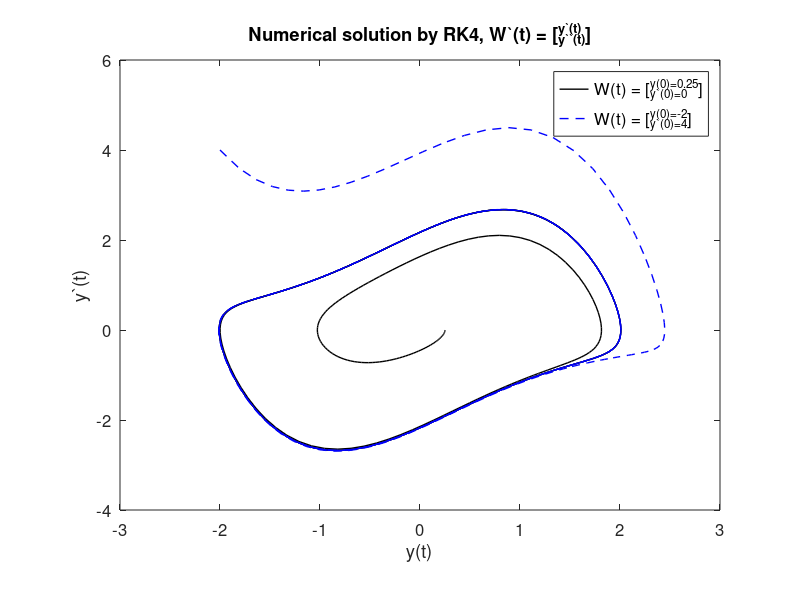

Here is the MATLAB script that generated this plot:
% This code reads in the data file generated by calc_sRK4.m. Then it
% plots the two components of the numerical solution: position and velocity.
%
clear
figure(4);
clf reset
axes('position',[0.15,0.15,0.75,0.75])
%
load data_sRK4a
load data_sRK4b
%
plot(wa(1:nstep+1,1),wa(1:nstep+1,2),'k-','linewidth',1.0)
hold on
plot(wb(1:nstep+1,1),wb(1:nstep+1,2),'b--','linewidth',1.0)
set(gca,'fontsize',12)
%axis([0,40,-1.1,1.1])
%set(gca,'xtick',[0:10:40])
%set(gca,'ytick',[-1:0.5:1])
xlabel('y(t)')
ylabel('y`(t)')
title('Numerical solution by RK4, W`(t) = [_{y``(t)}^{y`(t)}]')
h1=legend('W(t) = [_{y`(0)=0}^{y(0)=0.25}]','W(t) = [_{y`(0)=4}^{y(0)=-2}]');
set(h1,'fontsize',12)